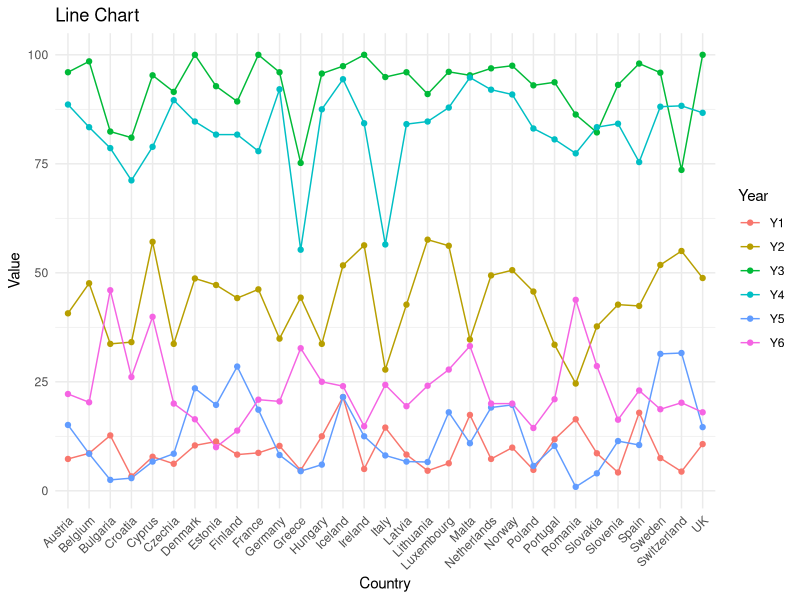

The R source for this figure:
# Load libraries
library(ggplot2)
library(tidyverse)
library(readxl)

data <- read_xlsx(path = "data.xlsx", sheet = "2018")

# Reshape data to long format
long_data <- data %>% gather(key = "Year", value = "Value", -Country)

# Plot the line chart
ggplot(long_data, aes(x = Country, y = Value, group = Year, color = Year)) +
    geom_line() +
    geom_point() +
    theme_minimal() +
    labs(title = "Line Chart", x = "Country", y = "Value") +
    theme(axis.text.x = element_text(angle = 45, hjust = 1))
